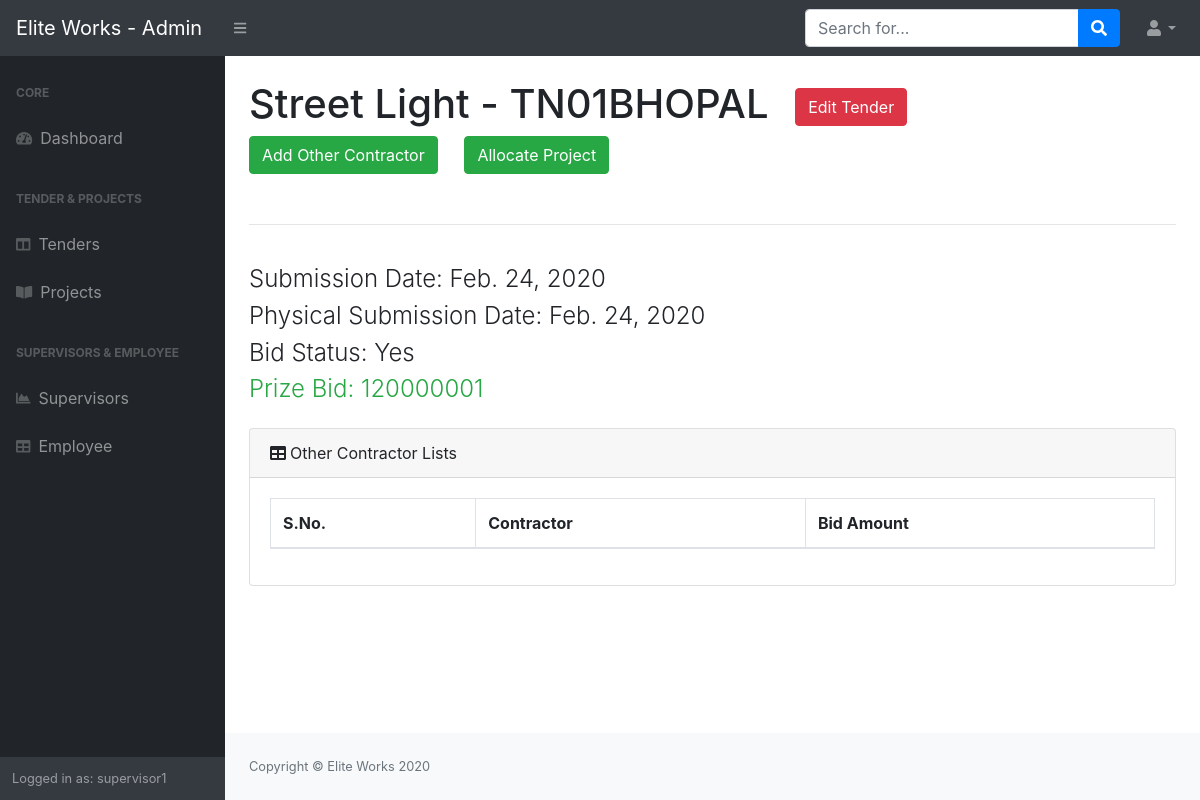
The page /tender/7/ (signed in) on the database as committed earlier.
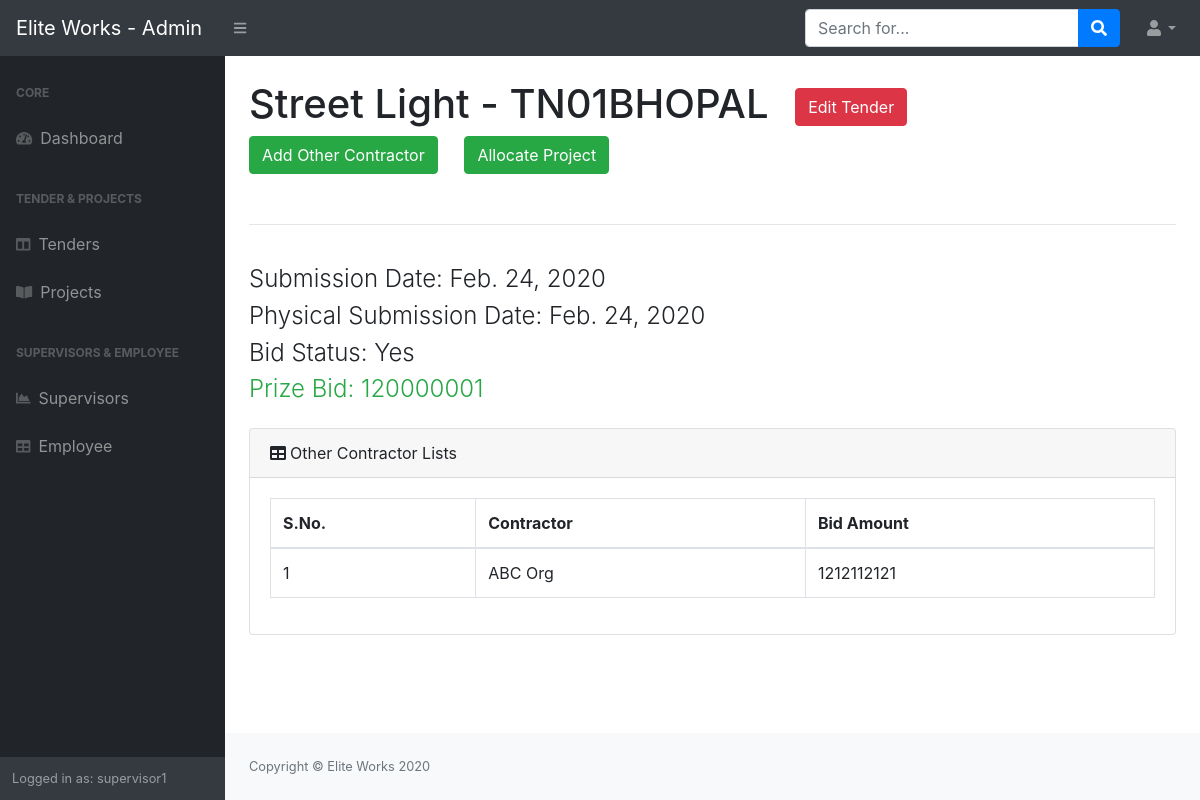
The same page on the database as committed later.
### projects/models.py (models this page shows, shortened)
class other_contractors_bid(models.Model):
    tender = models.ForeignKey(Tender,on_delete=models.CASCADE)
    contractor_info = models.CharField('Other Contractors Information',max_length=500)
    contractor_price = models.CharField('Bid',max_length=50)
    class Meta:
        verbose_name = 'Other Contractors'
        verbose_name_plural = 'Other Contractors'

### projects/views.py (the view)
# urls.py: path('tender/<int:id>/',project_view.tender_details,name='tender_details'),
@login_required
def tender_details(request,id):
    tender_object = Tender.objects.get(id=id)
    other_contractor = other_contractors_bid.objects.filter(tender=tender_object)
    context = {
        'tender_object' : tender_object,
        'other_contractors' : other_contractor
    }
    return render(request,'projects/tender_detail.html',context)

### projects/templates/projects/tender_detail.html (shortened to what the changed rows need)
{% load static %}
<!DOCTYPE html>
<html lang="en">
    <head>
        <link href="{% static 'projects/css/styles.css' %}" rel="stylesheet" />
        <link href="https://cdn.datatables.net/1.10.20/css/dataTables.bootstrap4.min.css" rel="stylesheet" />
    </head>
    <body class="sb-nav-fixed">
        <div id="layoutSidenav">
            <div id="layoutSidenav_content">
                <main>
                    <div class="container-fluid">
                        <h1 class="mt-4 mb-5 mr-5">{{tender_object.tender_name}} - {{tender_object.tender_number}} <a href="/edit_tender/{{tender_object.id}}"><button type="button" class="ml-3 btn btn-danger mr-3">Edit Tender</button></a> <a href="/add_contractor/{{tender_object.id}}"><button type="button" class="btn btn-success mr-3">Add Other Contractor</button></a> {%if tender_object.bid_status == 'Yes' %}<a href="/add_project/{{tender_object.id}}"><button type="button" class="btn btn-success">Allocate Project</button></a>{%endif%}</h1>
                        <hr><br>
                        <div class="card mb-4">
                            <div class="card-body">
                                <div class="table-responsive">
                                    <table class="table table-bordered" id="dataTable" width="100%" cellspacing="0">
                                        <thead>
                                            <tr>
                                                <th>S.No.</th>
                                                <th>Contractor</th>
                                                <th>Bid Amount</th>
                                            </tr>
                                        </thead>
                                        <tbody>
                                            {%for contractors in other_contractors%}
                                            <tr>
                                                <td>{{forloop.counter}}</td>
                                                <td>{{contractors.contractor_info}}</td>
                                                <td>{{contractors.contractor_price}}</td>
                                            </tr>
                                            {%endfor%}
                                        </tbody>
                                    </table>
                                </div>
                            </div>
                        </div>
                    </div>
                </main>
            </div>
        </div>
    </body>
</html>

Rows that differ between the two databases and show on the page:
added other_contractors_bid: contractor_info "ABC Org", contractor_price "1212112121"
